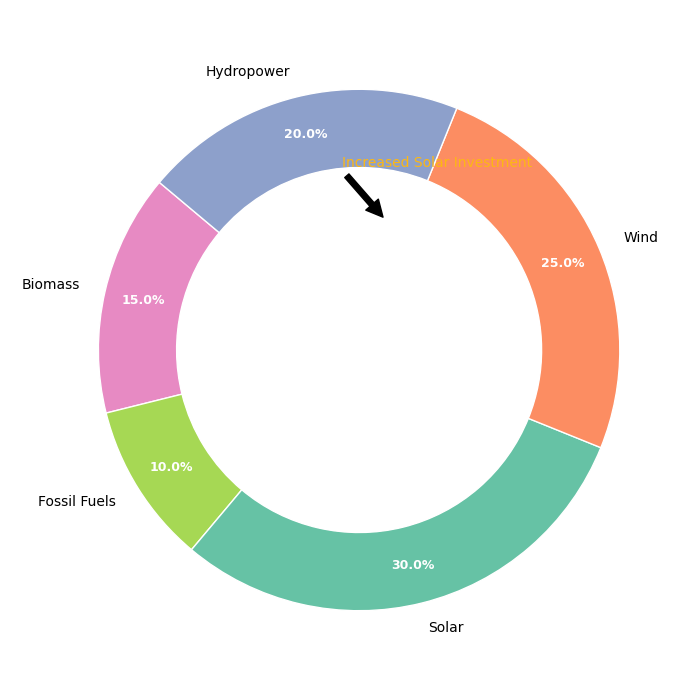

Write the Python code that produced this figure.
import matplotlib.pyplot as plt
import numpy as np

energy_sources = ['Biomass', 'Fossil Fuels', 'Solar', 'Wind', 'Hydropower']
consumption_2023 = [15, 10, 30, 25, 20]

new_colors = ['#e78ac3', '#a6d854', '#66c2a5', '#fc8d62', '#8da0cb']

fig, ax = plt.subplots(figsize=(7, 7))
wedges, texts, autotexts = ax.pie(
    consumption_2023, 
    labels=energy_sources, 
    autopct='%1.1f%%', 
    startangle=140, 
    colors=new_colors,
    wedgeprops=dict(width=0.3, edgecolor='w'),
    pctdistance=0.85
)

plt.setp(autotexts, size=9, weight="bold", color='white')

centre_circle = plt.Circle((0, 0), 0.70, fc='white')
ax.add_artist(centre_circle)

ax.annotate(
    'Increased Solar Investment',
    xy=(0.1, 0.5), xytext=(0.3, 0.7),
    arrowprops=dict(facecolor='black', shrink=0.05),
    fontsize=10, ha='center', color='#FDB813'
)

plt.tight_layout()
plt.show()
